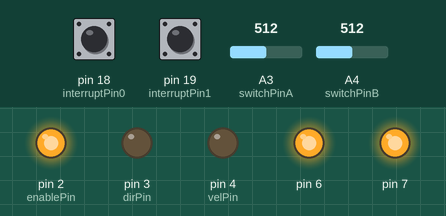
The sketch below on a simulated Arduino Mega 2560, built with avr-gcc and run on an emulated ATmega2560. Parts: output pins drawn as LEDs (lit = HIGH). The test bench sets the inputs (shaded band); at power-on: A3 (switchPinA) = 512, pin 18 (interruptPin0) HIGH, pin 19 (interruptPin1) HIGH, A4 (switchPinB) = 512. What the sketch prints to the serial monitor is not drawn.

Above: at 1.2 s.
1.3 s: A3 (switchPinA) set to 485
At 2.1 s:
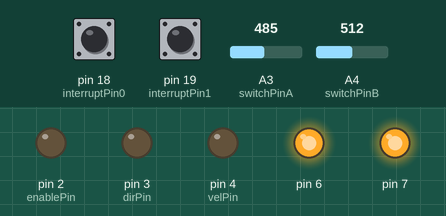
2.8 s: A3 (switchPinA) set to 510
At 3.1 s:
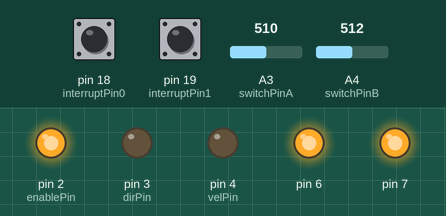
4.3 s: A3 (switchPinA) set to 490
At 5.5 s:
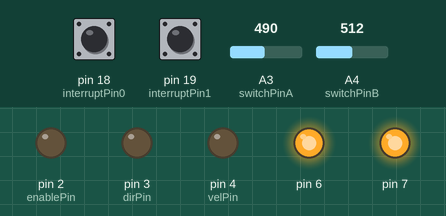
Timing chart, 0 to 7.3 s (numbered marks = the images above; inputs shaded):
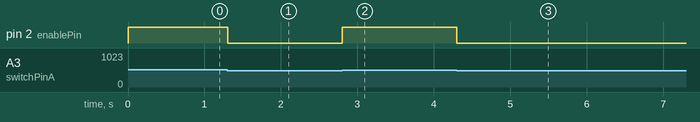

Measured:
- the behaviour switches between 500 and 499 on A3 (switchPinA) (found by bisection; images 0 and 1)
- after the input at 1.3 s, pin 2 (enablePin): HIGH → LOW at once
- after the input at 2.8 s, pin 2 (enablePin): LOW → HIGH at once
- after the input at 4.3 s, pin 2 (enablePin): HIGH → LOW at once

The sketch:

inteer.ino
```cpp
#include <Controllino.h>

const byte enablePin = CONTROLLINO_D0;
const byte dirPin = CONTROLLINO_D1;
const byte velPin = CONTROLLINO_D2;

const byte enc0Pin = CONTROLLINO_A0;
const byte enc1Pin = CONTROLLINO_A1;

const byte switchPinA = CONTROLLINO_A3;
const byte switchPinB = CONTROLLINO_A4;

const byte interruptPin0 = CONTROLLINO_IN0;
const byte interruptPin1 = CONTROLLINO_IN1;
volatile int incrA = 0;
volatile long iniA = 0;
volatile int incrB = 0;
volatile long iniB = 0;

uint8_t minimo = 1;
uint8_t massimo = 52;

int massimoB = 25;

void setup() {

  pinMode(enablePin, OUTPUT);
  pinMode(dirPin, OUTPUT);
  pinMode(velPin, OUTPUT);
  pinMode(CONTROLLINO_D4, OUTPUT);
  pinMode(CONTROLLINO_D5, OUTPUT);

  pinMode(enc0Pin, INPUT);
  pinMode(enc1Pin, INPUT);
  pinMode(switchPinA, INPUT);
  pinMode(switchPinB, INPUT);

 pinMode(interruptPin0, INPUT);
 pinMode(interruptPin1, INPUT);

 attachInterrupt(digitalPinToInterrupt(interruptPin0), chkA, FALLING);
 attachInterrupt(digitalPinToInterrupt(interruptPin1), chkB, FALLING);

 digitalWrite(CONTROLLINO_D4, HIGH);
 digitalWrite(CONTROLLINO_D5, HIGH);
 Serial.begin(9600);
}

uint8_t veloc = 0;
uint8_t veloStat = 0;
uint8_t veloSin = 0;
bool prime = true;
bool ret = true;
float freq = 0;
float period = 0;


void loop() {

 if (analogRead(switchPinA) < 500) {

  spegni();

 }

 else {
  accendi();
  if (analogRead(switchPinB) < 500) {
    if (ret) {
      incrA = veloStat;
    }
    prime = true;
    veloc = incrA;
    analogWrite(velPin, veloc);
    ret = false;
    veloStat = incrA;

  }
  else {
    if (prime) {
      incrA = 0;
      incrB = 0;
      prime = false;
    }
    ret = true;
    freq = map(incrA, 0, massimo, 1500, 250);
    period = 3.1415*millis()/freq;
    veloSin = veloStat + int(incrB*sin(period));
    analogWrite(velPin, veloSin);
    Serial.println(veloSin);
  }
 }

}


void spegni() {
  digitalWrite(enablePin, LOW);
  digitalWrite(velPin, 0);
  incrA = 0;
  incrB = 0;
}

void accendi() {
  digitalWrite(enablePin, HIGH);
}

void chkA() {

 if ((digitalRead(enc0Pin)) && ((micros() - iniA) > 10000)) {
  incrA++;
  if (incrA > massimo-1) {
    incrA = massimo;
  }
  iniA = micros();
 }
 else if ((micros() - iniA) > 10000) {
  incrA--;
  if (incrA < 1) {
    incrA = 0;
  }
  iniA = micros();
 }
}

void chkB() {
 if ((digitalRead(enc1Pin)) && ((micros() - iniB) > 10000)) {
  incrB++;  if (incrA < 1) {

  }
  if (incrB > massimoB-1) {
    incrB = massimoB;
  }
  iniB = micros();
 }
 else if ((micros() - iniB) > 10000) {
  incrB--;
  if (incrB < 1) {
    incrB = 0;
  }
  iniB = micros();
 }
}
```
